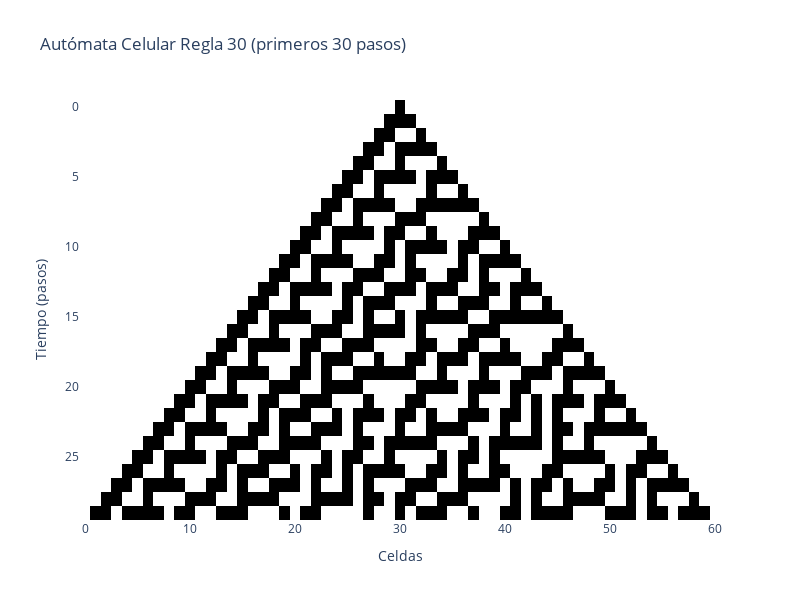

Notebook cell for this chart:
### Code cell
%%time
import plotly.graph_objects as go
import numpy as np

class Rule30Visualizer(Rule30Automaton):
    def __init__(self, width: int, steps: int):
        super().__init__(width, steps)
        # Matriz de evolución que persiste en la instancia
        self.history = None

    def evolve_and_get_history(self) -> np.ndarray:
        """
        Evoluciona el autómata y guarda todos los estados en una matriz.
        """
        self.initialize()
        self.history = np.zeros((self.steps, self.width), dtype=np.uint8)
        self.history[0] = self.grid.copy()
        
        for i in range(1, self.steps):
            self._step()
            self.history[i] = self.grid.copy()
        
        return self.history

    def plot(self, max_steps: int = 30):
        """
        Grafica la evolución del autómata hasta un número de pasos dado.
        Args:
            max_steps (int): Número de pasos a graficar (máx: self.steps).
        """
        if self.history is None:
            self.evolve_and_get_history()
        
        max_steps = min(max_steps, self.steps)
        
        fig = go.Figure(
            data=go.Heatmap(
                z=self.history[:max_steps],
                colorscale=[(0, "white"), (1, "black")],
                showscale=False
            )
        )
        fig.update_layout(
            title=f"Autómata Celular Regla 30 (primeros {max_steps} pasos)",
            xaxis=dict(title="Celdas"),
            yaxis=dict(title="Tiempo (pasos)", autorange="reversed"),
            width=800,
            height=600  
        )
        fig.show()

if __name__ == "__main__":
    vis = Rule30Visualizer(width=61, steps=30)
    vis.plot(max_steps=30)

### Figure 1 — Plotly figure (JSON) as saved in the notebook; plotly's stock layout.template omitted (floating-point values rounded to 4 significant figures; data arrays with more than 128 entries replaced by an {"elided": "..."} marker saying what was removed)
{"data": [{"colorscale": [[0, "white"], [1, "black"]], "showscale": false, "type": "heatmap", "z": {"elided": "30x61 int values"}}], "layout": {"height": 600, "title": {"text": "Autómata Celular Regla 30 (primeros 30 pasos)"}, "width": 800, "xaxis": {"title": {"text": "Celdas"}}, "yaxis": {"autorange": "reversed", "title": {"text": "Tiempo (pasos)"}}}}
